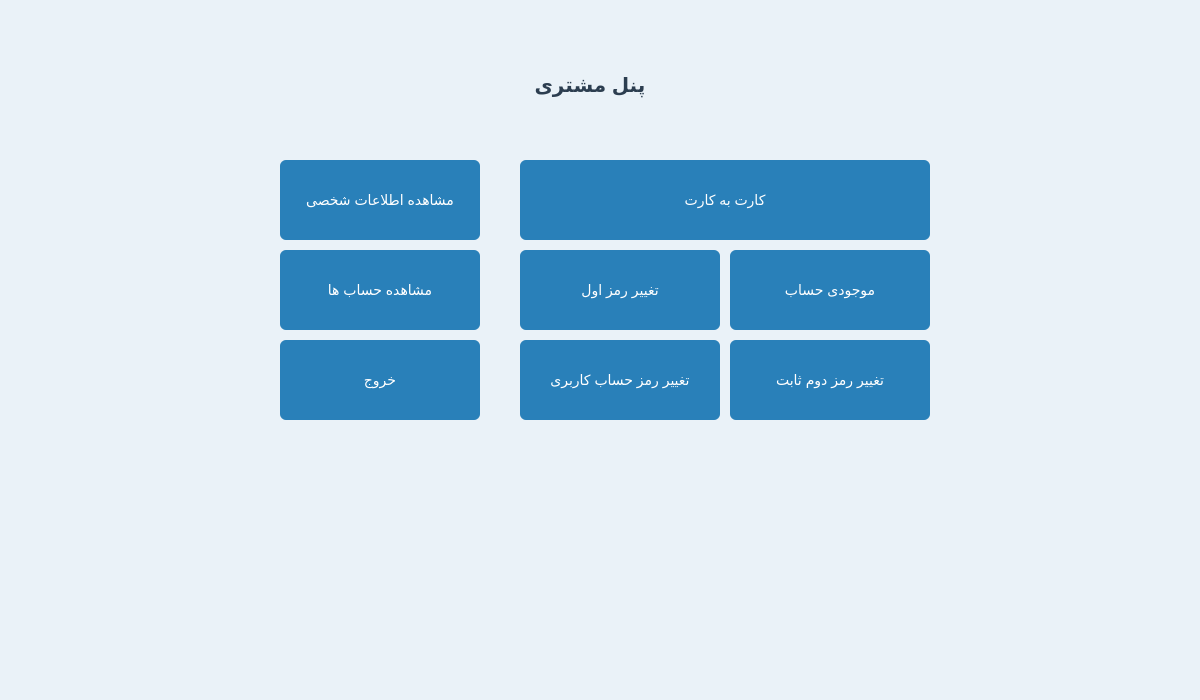
<?xml version="1.0" encoding="UTF-8"?>
<ui version="4.0">
 <class>CostumerPanel</class>
 <widget class="QMainWindow" name="CostumerPanel">
  <property name="geometry">
   <rect>
    <x>0</x>
    <y>0</y>
    <width>1200</width>
    <height>700</height>
   </rect>
  </property>
  <property name="windowTitle">
   <string>MainWindow</string>
  </property>
  <property name="styleSheet">
   <string notr="true">#centralwidget{
background-color: #eaf2f8;
}</string>
  </property>
  <widget class="QWidget" name="centralwidget">
   <widget class="QPushButton" name="changefirstPassButton">
    <property name="geometry">
     <rect>
      <x>520</x>
      <y>250</y>
      <width>200</width>
      <height>80</height>
     </rect>
    </property>
    <property name="styleSheet">
     <string notr="true"> #changefirstPassButton {
        background-color: #2980b9;
        color: white;
        border: none;
        border-radius: 6px;
        padding: 8px 16px;
        font-size: 14px;
    }
    #changefirstPassButton:hover {
        background-color: #3498db;
    }
    #changefirstPassButton:pressed {
        background-color: #1c5980;
    }</string>
    </property>
    <property name="text">
     <string>تغییر رمز اول</string>
    </property>
   </widget>
   <widget class="QPushButton" name="transferMoneyButton">
    <property name="geometry">
     <rect>
      <x>520</x>
      <y>160</y>
      <width>410</width>
      <height>80</height>
     </rect>
    </property>
    <property name="styleSheet">
     <string notr="true"> #transferMoneyButton {
        background-color: #2980b9;
        color: white;
        border: none;
        border-radius: 6px;
        padding: 8px 16px;
        font-size: 14px;
    }
    #transferMoneyButton:hover {
        background-color: #3498db;
    }
    #transferMoneyButton:pressed {
        background-color: #1c5980;
    }</string>
    </property>
    <property name="text">
     <string>کارت به کارت</string>
    </property>
   </widget>
   <widget class="QPushButton" name="changeStaticSecondPassButton">
    <property name="geometry">
     <rect>
      <x>730</x>
      <y>340</y>
      <width>200</width>
      <height>80</height>
     </rect>
    </property>
    <property name="styleSheet">
     <string notr="true"> #changeStaticSecondPassButton {
        background-color: #2980b9;
        color: white;
        border: none;
        border-radius: 6px;
        padding: 8px 16px;
        font-size: 14px;
    }
    #changeStaticSecondPassButton:hover {
        background-color: #3498db;
    }
    #changeStaticSecondPassButton:pressed {
        background-color: #1c5980;
    }</string>
    </property>
    <property name="text">
     <string>تغییر رمز دوم ثابت</string>
    </property>
   </widget>
   <widget class="QLabel" name="label">
    <property name="geometry">
     <rect>
      <x>490</x>
      <y>60</y>
      <width>200</width>
      <height>50</height>
     </rect>
    </property>
    <property name="styleSheet">
     <string notr="true">#label {
        color: #2c3e50;
        font-size: 20px;
        font-weight: bold;
    }</string>
    </property>
    <property name="text">
     <string>پنل مشتری</string>
    </property>
    <property name="alignment">
     <set>Qt::AlignmentFlag::AlignCenter</set>
    </property>
   </widget>
   <widget class="QPushButton" name="getBalanceButton">
    <property name="geometry">
     <rect>
      <x>730</x>
      <y>250</y>
      <width>200</width>
      <height>80</height>
     </rect>
    </property>
    <property name="styleSheet">
     <string notr="true"> #getBalanceButton {
        background-color: #2980b9;
        color: white;
        border: none;
        border-radius: 6px;
        padding: 8px 16px;
        font-size: 14px;
    }
    #getBalanceButton:hover {
        background-color: #3498db;
    }
    #getBalanceButton:pressed {
        background-color: #1c5980;
    }</string>
    </property>
    <property name="text">
     <string>موجودی حساب</string>
    </property>
   </widget>
   <widget class="QPushButton" name="changeAccountPassButton">
    <property name="geometry">
     <rect>
      <x>520</x>
      <y>340</y>
      <width>200</width>
      <height>80</height>
     </rect>
    </property>
    <property name="styleSheet">
     <string notr="true"> #changeAccountPassButton {
        background-color: #2980b9;
        color: white;
        border: none;
        border-radius: 6px;
        padding: 8px 16px;
        font-size: 14px;
    }
    #changeAccountPassButton:hover {
        background-color: #3498db;
    }
    #changeAccountPassButton:pressed {
        background-color: #1c5980;
    }</string>
    </property>
    <property name="text">
     <string>تغییر رمز حساب کاربری</string>
    </property>
   </widget>
   <widget class="QPushButton" name="viewPersonalInfoButton">
    <property name="geometry">
     <rect>
      <x>280</x>
      <y>160</y>
      <width>200</width>
      <height>80</height>
     </rect>
    </property>
    <property name="styleSheet">
     <string notr="true"> #viewPersonalInfoButton {
        background-color: #2980b9;
        color: white;
        border: none;
        border-radius: 6px;
        padding: 8px 16px;
        font-size: 14px;
    }
    #viewPersonalInfoButton:hover {
        background-color: #3498db;
    }
    #viewPersonalInfoButton:pressed {
        background-color: #1c5980;
    }</string>
    </property>
    <property name="text">
     <string>مشاهده اطلاعات شخصی</string>
    </property>
   </widget>
   <widget class="QPushButton" name="signOutButton">
    <property name="geometry">
     <rect>
      <x>280</x>
      <y>340</y>
      <width>200</width>
      <height>80</height>
     </rect>
    </property>
    <property name="styleSheet">
     <string notr="true"> #signOutButton {
        background-color: #2980b9;
        color: white;
        border: none;
        border-radius: 6px;
        padding: 8px 16px;
        font-size: 14px;
    }
    #signOutButton:hover {
        background-color: #3498db;
    }
    #signOutButton:pressed {
        background-color: #1c5980;
    }</string>
    </property>
    <property name="text">
     <string>خروج</string>
    </property>
   </widget>
   <widget class="QPushButton" name="viewAccountsButton">
    <property name="geometry">
     <rect>
      <x>280</x>
      <y>250</y>
      <width>200</width>
      <height>80</height>
     </rect>
    </property>
    <property name="styleSheet">
     <string notr="true"> #viewAccountsButton {
        background-color: #2980b9;
        color: white;
        border: none;
        border-radius: 6px;
        padding: 8px 16px;
        font-size: 14px;
    }
    #viewAccountsButton:hover {
        background-color: #3498db;
    }
    #viewAccountsButton:pressed {
        background-color: #1c5980;
    }</string>
    </property>
    <property name="text">
     <string>مشاهده حساب ها</string>
    </property>
   </widget>
  </widget>
 </widget>
 <resources/>
 <connections/>
</ui>
